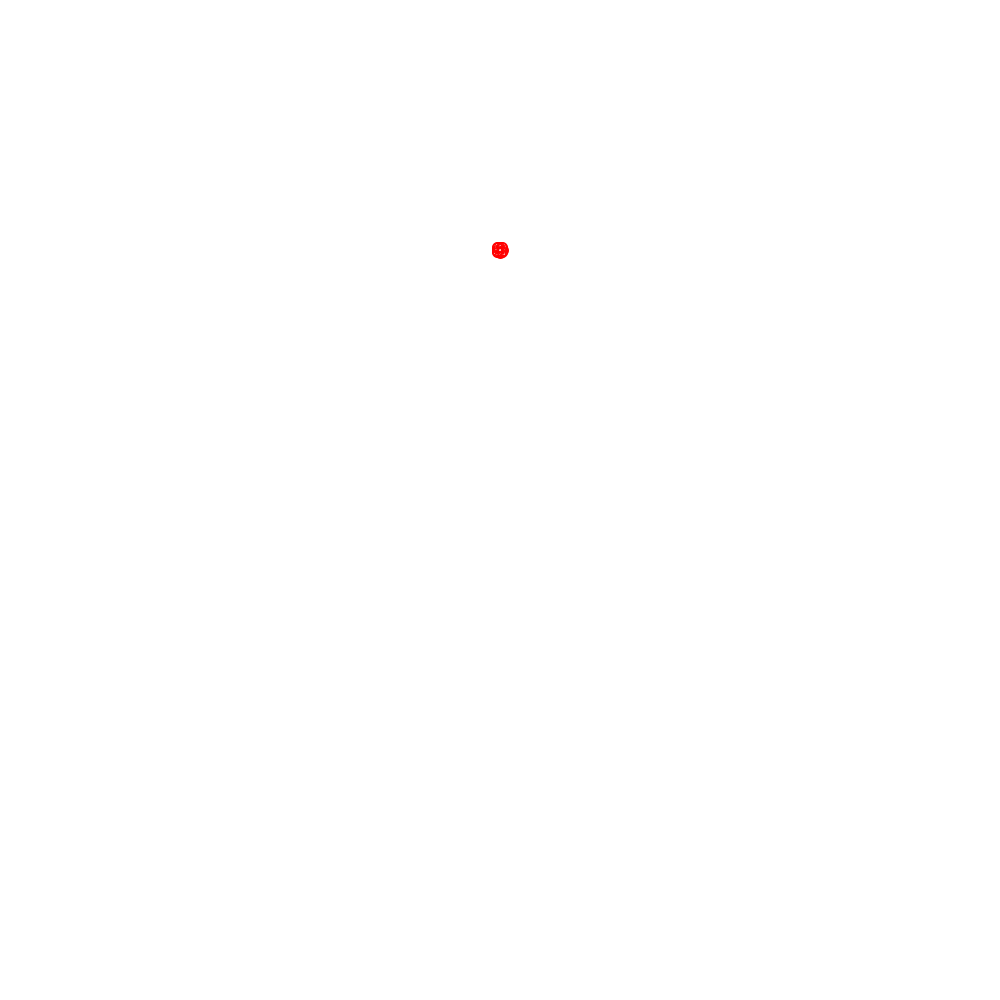
Frame 1 (no input)
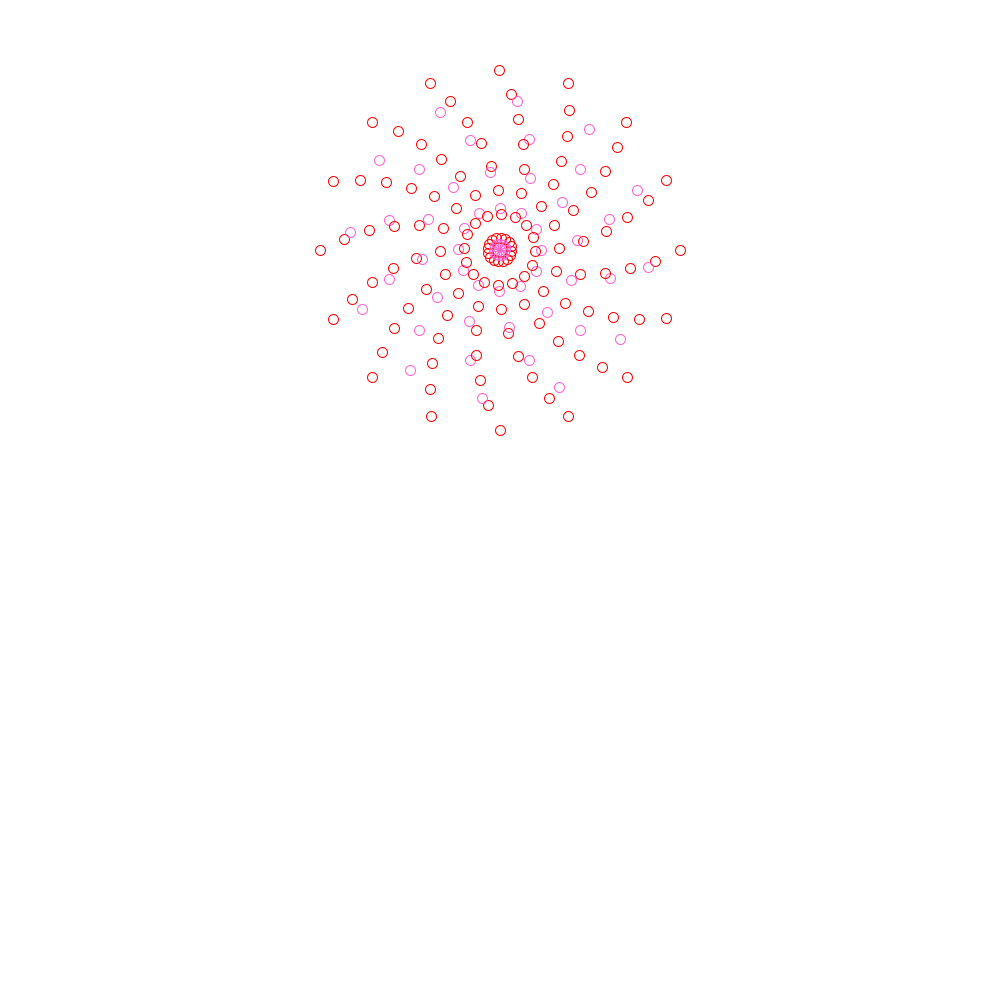
Frame 60 (the mouse pressed at the canvas centre just before this capture)
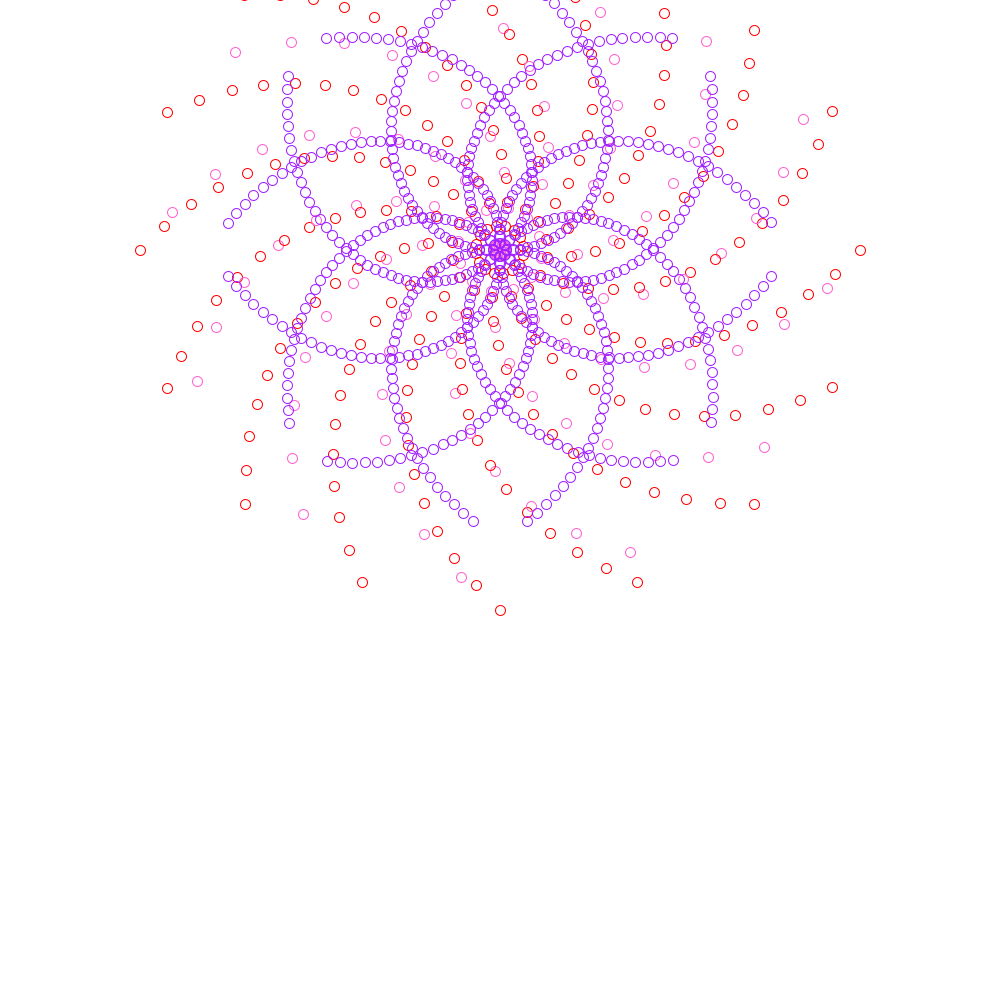
Frame 120 (the mouse held since frame 60 and released just before this capture)

The Processing sketch that drew these frames (run headless with seeded random() and noise(); from frame 60 on, the mouse is pressed at the canvas centre):

// Processing sketch: dm
// ── dm.pde
//rad=doukei
//int wo hikisuu ni site float wo kaesunara .0 de devide
int cnt=0;
int callidx;

float mx=500,my=750;

int dm_am=10000;
int[] dm_used=new int[dm_am];
float[] dm_spd=new float[dm_am];
float[] dm_x=new float[dm_am];
float[] dm_y=new float[dm_am];
float[] dm_z=new float[dm_am];
float[] dm_vx=new float[dm_am];
float[] dm_vy=new float[dm_am];
color[] dm_color=new color[dm_am];

color c_red=color(255,0,0),c_blue=color(0,32,255),c_green=color(0,192,0);
color c_yellow=color(255,224,32),c_orange=color(255,160,32),c_brown=color(160,128,96);
color c_cyan=color(80,208,255),c_purple=color(160,32,255),c_rgreen=color(96,255,128);
color c_pink=color(255,96,208);
color c_black=color(0,0,0),c_white=color(255,255,255),c_gray=color(128,128,128);


void setup() {
  size(1000, 1000);
  //stroke();
}

//main
void draw() {
  background(255);
  translate(width/2,height/2);
  
  if (cnt%8==0) {
    //dm_shot_rot(500,500,cnt/20.0,5);
    dm_shot_zenhoui(500,250,16,cnt/2.0,3,c_red);
  }
  if ((cnt+2)%12==0) {
    dm_shot_zenhoui(500,250,12,-(cnt/4.0),3,c_pink);
  }
  if((cnt%160)>80){
    dm_shot_zenhoui(500,250,8,(cnt*0.04),7,c_purple);
  }
  if((cnt%160)>80){
    dm_shot_zenhoui(500,250,8,-(cnt*0.04),7,c_purple);
  }
  
  
  dm_call();
  cnt+=1;
}

int dm_make() {
  for (int i=0; i<=dm_am-1; i++) {
    if (dm_used[i]==0){
      dm_used[i]=1;
      return i;
    }
  }
  return -1;
}

void dm_ofs(int num, int x, int y) {
  dm_x[num]=x;
  dm_y[num]=y;
}

void dm_vset(int num, float vx, float vy) {
  dm_vx[num]=vx;
  dm_vy[num]=vy;
}

void dm_allclr() {
  for (int i=0; i<=dm_am-1; i++) {
    dm_clr(i);
  }
}

void dm_clr(int num) {
  dm_used[num]=0;
}

void dm_call() {
  for (int i=0; i<=dm_am-1; i++) {
    if (dm_used[i]==0)continue;
    //move
    dm_x[i]=dm_x[i]+dm_vx[i];
    dm_y[i]=dm_y[i]+dm_vy[i];
    //clear
    if (1000<dm_x[i] || dm_x[i]<-1000)dm_clr(i);
    if (1000<dm_y[i] || dm_y[i]<-1000)dm_clr(i);
    //draw
    noFill();
    stroke(dm_color[i]);
    ellipse(dm_x[i]-500,dm_y[i]-500, 10, 10);
  }
}

void dm_shot(int x, int y, float vx, float vy,color c) {
  callidx=dm_make();
  dm_ofs(callidx, x, y);
  dm_vset(callidx, vx, vy);
  dm_color[callidx]=c;
}

void dm_shot_rot(int x,int y,float rad,float v,color c){
  dm_shot(x,y,cos(rad)*v,sin(rad)*v,c);
}

void dm_shot_zenhoui(int x,int y,int n,float rot,float v,color c){
  float r=6.28/n;
  for(int i=0;i<=n-1;i++){
    //dm_shot_rot(x,y,cnt/20,v);
    dm_shot_rot(x,y,r*i+rot,v,c);
  }
  
}
